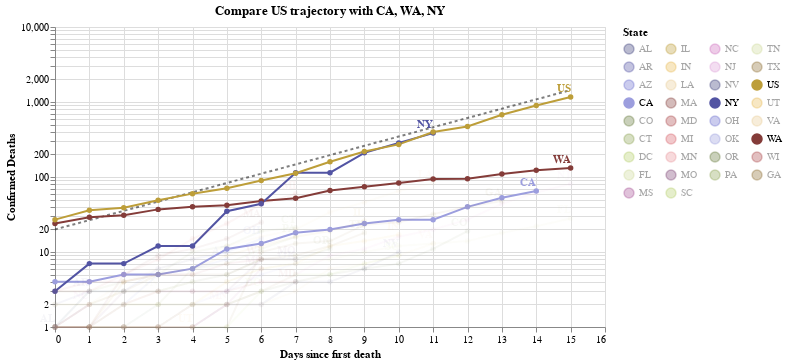

Notebook code cell kept with this figure:
### Code cell
make_death_chart(['US'])

### Figure 1 — Vega-Lite specification as saved in the notebook (floating-point values rounded to 4 significant figures; data arrays with more than 128 entries replaced by an {"elided": "..."} marker saying what was removed)
{"config": {"view": {"continuousWidth": 400, "continuousHeight": 300}}, "layer": [{"mark": {"type": "line", "color": "black", "opacity": 0.5, "strokeDash": [3, 3]}, "encoding": {"x": {"type": "quantitative", "field": "Days since first death"}, "y": {"type": "quantitative", "field": "Confirmed Deaths"}}}, {"mark": {"type": "text", "align": "right", "dy": -6, "fontSize": 10, "text": "33% Daily Growth"}, "encoding": {"x": {"type": "quantitative", "field": "Days since first death"}, "y": {"type": "quantitative", "field": "Confirmed Deaths"}}, "transform": [{"filter": "(datum['Days since 100 cases'] >= 15)"}]}, {"data": {"name": "data-e5b6f38d7b611e8d61953bc94520704d"}, "mark": {"type": "line", "point": true}, "encoding": {"color": {"type": "nominal", "field": "State", "legend": {"columns": 4, "symbolLimit": 57}, "scale": {"scheme": "category20b"}}, "opacity": {"condition": {"value": 1, "selection": "selector002"}, "value": 0.05}, "tooltip": [{"type": "temporal", "field": "date"}, {"type": "quantitative", "field": "Confirmed Deaths"}, {"type": "quantitative", "field": "Confirmed Cases"}, {"type": "nominal", "field": "State"}, {"type": "quantitative", "field": "Days since 100 cases"}, {"type": "quantitative", "field": "Days since first death"}], "x": {"type": "quantitative", "field": "Days since first death"}, "y": {"type": "quantitative", "field": "Confirmed Deaths", "scale": {"type": "log"}}}, "selection": {"selector002": {"type": "multi", "fields": ["State"], "bind": "legend", "init": [{"State": "US"}, {"State": "CA"}, {"State": "WA"}, {"State": "NY"}]}}, "width": 550}, {"data": {"name": "data-e5b6f38d7b611e8d61953bc94520704d"}, "mark": {"type": "text", "align": "right", "dy": -8, "fontWeight": "bold"}, "encoding": {"color": {"type": "nominal", "field": "State", "legend": {"columns": 4, "symbolLimit": 57}, "scale": {"scheme": "category20b"}}, "opacity": {"condition": {"value": 1, "selection": "selector002"}, "value": 0.05}, "text": {"type": "nominal", "field": "State"}, "tooltip": [{"type": "temporal", "field": "date"}, {"type": "quantitative", "field": "Confirmed Deaths"}, {"type": "quantitative", "field": "Confirmed Cases"}, {"type": "nominal", "field": "State"}, {"type": "quantitative", "field": "Days since 100 cases"}, {"type": "quantitative", "field": "Days since first death"}], "x": {"type": "quantitative", "field": "Days since first death"}, "y": {"type": "quantitative", "field": "Confirmed Deaths", "scale": {"type": "log"}}}, "transform": [{"filter": "(datum['date'] >= 1585180800000)"}], "width": 550}], "data": {"name": "data-001afffced9677c4e78a5cb8cf506660"}, "title": "Compare US trajectory with CA, WA, NY", "$schema": "https://vega.github.io/schema/vega-lite/v4.0.2.json", "datasets": {"data-001afffced9677c4e78a5cb8cf506660": [{"Days since first death": 0, "Confirmed Deaths": 20.0}, {"Days since first death": 1, "Confirmed Deaths": 26.6}, {"Days since first death": 2, "Confirmed Deaths": 35.38}, {"Days since first death": 3, "Confirmed Deaths": 47.05}, {"Days since first death": 4, "Confirmed Deaths": 62.58}, {"Days since first death": 5, "Confirmed Deaths": 83.23}, {"Days since first death": 6, "Confirmed Deaths": 110.7}, {"Days since first death": 7, "Confirmed Deaths": 147.2}, {"Days since first death": 8, "Confirmed Deaths": 195.8}, {"Days since first death": 9, "Confirmed Deaths": 260.4}, {"Days since first death": 10, "Confirmed Deaths": 346.4}, {"Days since first death": 11, "Confirmed Deaths": 460.7}, {"Days since first death": 12, "Confirmed Deaths": 612.7}, {"Days since first death": 13, "Confirmed Deaths": 814.9}, {"Days since first death": 14, "Confirmed Deaths": 1084.0}, {"Days since first death": 15, "Confirmed Deaths": 1441.0}], "data-e5b6f38d7b611e8d61953bc94520704d": {"elided": "313 records"}}}
